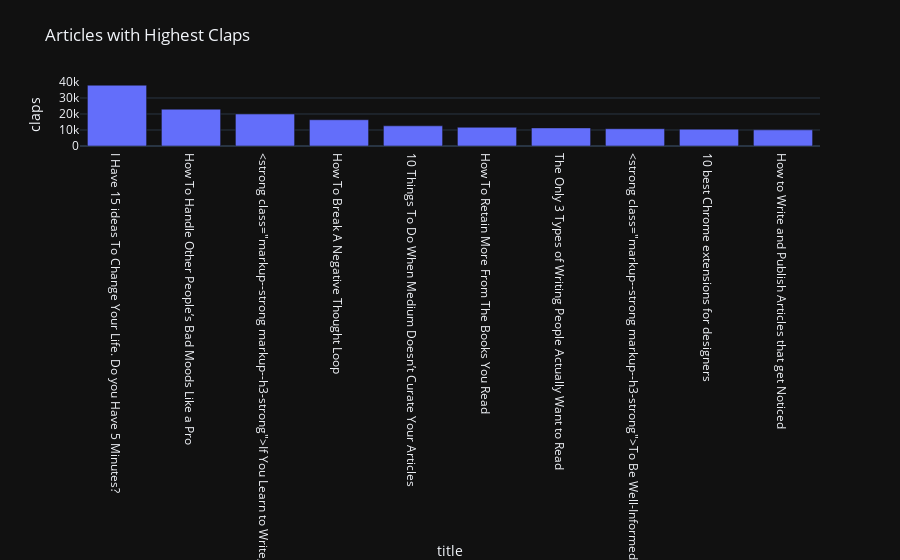

The notebook cell this image was saved under:
### Markdown cell above
## Publication with the highest Reading time - 'The Startup'

### Readers usually devote their time to The Startup and Towards Data Science

### Code cell
pub_clap = data.groupby('title')['claps'].max().sort_values(ascending= False).head(10).reset_index()
px.bar(pub_clap, x= 'title', y='claps', 
       title="Articles with Highest Claps" )

### Figure 1 — Plotly figure (JSON) as saved in the notebook; plotly's stock layout.template omitted (floating-point values rounded to 4 significant figures)
{"data": [{"alignmentgroup": "True", "hovertemplate": "title=%{x}<br>claps=%{y}<extra></extra>", "legendgroup": "", "marker": {"color": "#636efa", "pattern": {"shape": ""}}, "name": "", "offsetgroup": "", "orientation": "v", "showlegend": false, "textposition": "auto", "type": "bar", "x": ["I Have 15 ideas To Change Your Life. Do you Have 5 Minutes?", "How To Handle Other People’s Bad Moods Like a Pro", "<strong class=\"markup--strong markup--h3-strong\">If You Learn to Write, You Can Change Your Life.</strong>", "How To Break A Negative Thought Loop", "10 Things To Do When Medium Doesn’t Curate Your Articles", "How To Retain More From The Books You Read", "The Only 3 Types of Writing People Actually Want to Read", "<strong class=\"markup--strong markup--h3-strong\">To Be Well-Informed, Cut the News and Read These 7 Blogs Instead</strong>", "10 best Chrome extensions for designers", "How to Write and Publish Articles that get Noticed"], "xaxis": "x", "y": [38000, 23000, 20000, 16400, 12600, 11700, 11300, 10800, 10500, 10100], "yaxis": "y"}], "layout": {"barmode": "relative", "legend": {"tracegroupgap": 0}, "title": {"text": "Articles with Highest Claps"}, "xaxis": {"anchor": "y", "domain": [0, 1], "title": {"text": "title"}}, "yaxis": {"anchor": "x", "domain": [0, 1], "title": {"text": "claps"}}}}
